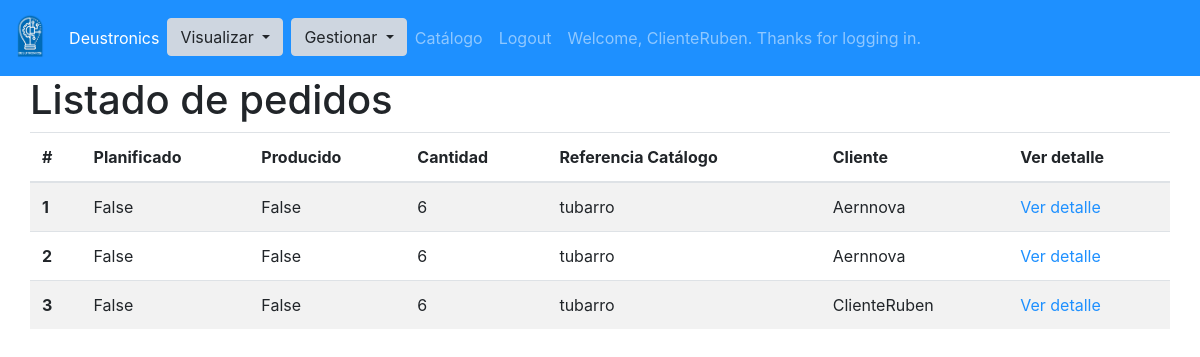
/pedidos/ (signed in), run on an earlier commit of the app's database.
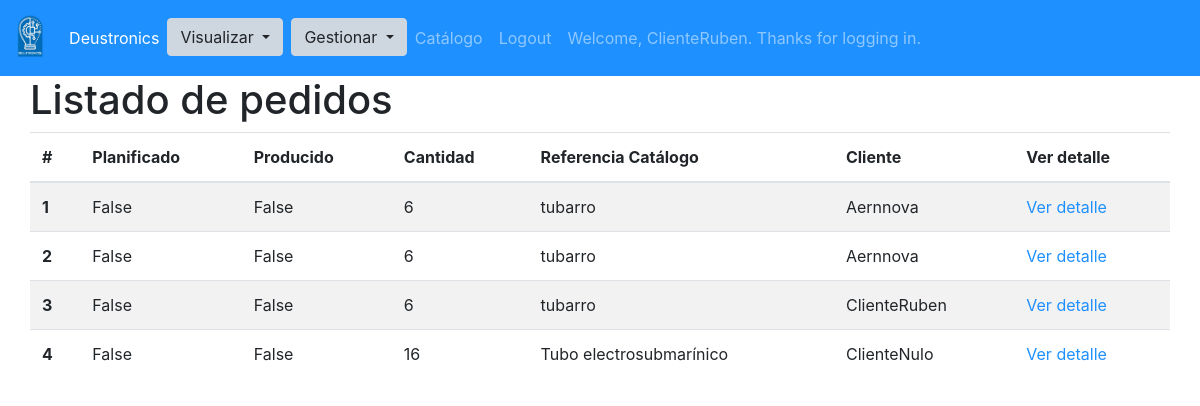
And on a later commit of the database.
### app/models.py (models this page shows, shortened)
class Pedido(models.Model):
    planificado = models.BooleanField()
    producido = models.BooleanField()
    cantidad = models.IntegerField()
    catalogo = models.ForeignKey(
        Catalogo, on_delete=models.SET_NULL, null=True)
    cliente = models.ForeignKey(Cliente, on_delete=models.SET_NULL, null=True)
    importe=models.FloatField()

class Catalogo(models.Model):
    descripcion = models.CharField(max_length=250)
    nombre = models.CharField(max_length=100, default="NombreDefault")
    precio = models.FloatField(default = 0.0)
    def __str__(self):
       return self.nombre

class Cliente(models.Model):
    nombre = models.CharField(max_length=100)
    usuario = models.ForeignKey(User, on_delete=models.CASCADE)
    def __str__(self):
       return self.nombre

### app/views.py (the view)
# urls.py: path('pedidos/', login_required(views.PedidoListView.as_view()), name='pedido_lista'),
class PedidoListView(ListView):
    model = Pedido
    template_name = 'pedido_lista.html'
    queryset = Pedido.objects.all()
    context_object_name = 'pedidos'
    def get_context_data(self, **kwargs):
        context = super(PedidoListView, self).get_context_data(**kwargs)
        return context

### app/templates/pedido_lista.html
{%extends 'base.html'%} {% block content%}
<h1>
  Listado de pedidos
</h1>
<table class="table table-striped">
  <thead>
    <tr>
      <th scope="col">#</th>
      <th scope="col">Planificado</th>
      <th scope="col">Producido</th>
      <th scope="col">Cantidad</th>
      <th scope="col">Referencia Catálogo</th>
      <th scope="col">Cliente</th>
      <th scope="col">Ver detalle</th>
    </tr>
  </thead>
  <tbody>
    {%for pedido in pedidos%}
    <tr>
      <th scope="row">{{pedido.id}}</th>
      <td>{{pedido.planificado}}</td>
      <td>{{pedido.producido}}</td>
      <td>{{pedido.cantidad}}</td>
      <td>{{pedido.catalogo}}</td>
      <td>{{pedido.cliente}}</td>
      <td><a href="{%url 'pedido_detalle' pedido.id %}"> Ver detalle</a></td>
    </tr>
    {%endfor%}
  </tbody>
</table>
{%endblock%}

What changed in the data, as far as the page shows it:
added Pedido: id "4", planificado "False", producido "False", cantidad "16", catalogo "Tubo electrosubmarínico", cliente "ClienteNulo"
